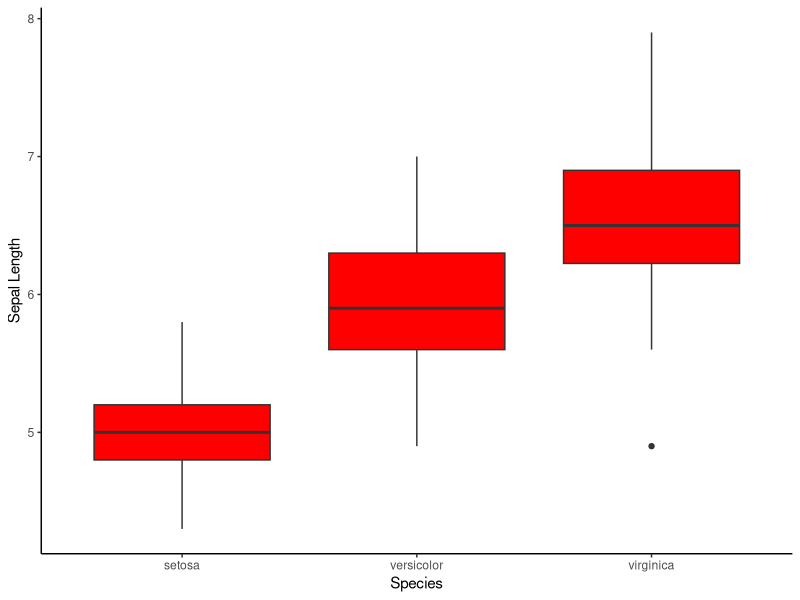

Recreate this plot in R.
## ---- chunk 1
knitr::opts_chunk$set(echo = TRUE)
library(tidyverse)
## ---- chunk 2
ggplot(iris, aes(x = Species, y = Sepal.Length)) +
  geom_boxplot(fill = "red") +
  theme_classic() +
  labs( y = "Sepal Length") -> plot1

ggsave("practice_plot.png", plot1 )
